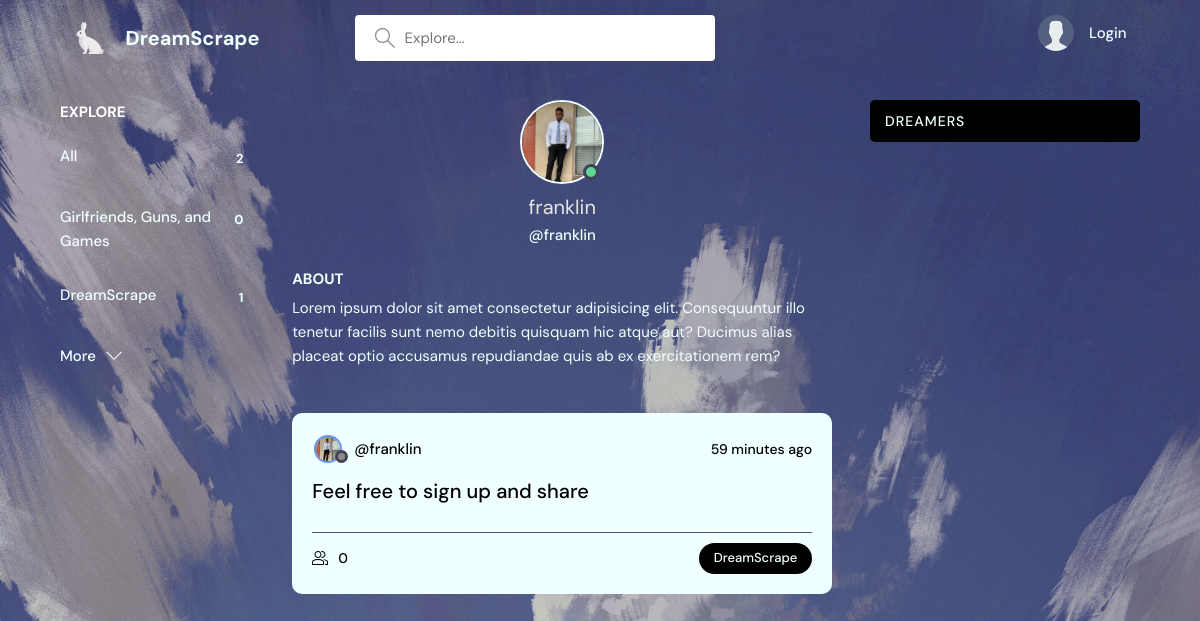
Page /profile/1/ on the committed database.
### dreams/models.py (models this page shows, shortened)
class Topic(models.Model):
    name = models.CharField(max_length = 200)

class User(AbstractUser):
        name = models.CharField(max_length = 200, null = True)
        email = models.EmailField(unique = True, null = True)
        bio = models.TextField(null = True)
        avatar = models.ImageField(null = True, default = "avatar.svg")
        USERNAME_FIELD = 'email'
        REQUIRED_FIELDS = []

class Room(models.Model):
    host = models.ForeignKey(User, on_delete = models.SET_NULL, null = True)
    topic = models.ForeignKey(Topic, on_delete = models.SET_NULL, null = True)
    name = models.CharField(max_length = 200)
    description = models.TextField(null = True, blank = True)
    participants = models.ManyToManyField(User, related_name = 'partcipants', blank = True)
    updated = models.DateTimeField(auto_now = True)
    created = models.DateTimeField(auto_now_add = True)
    class Meta:
        ordering = ['-updated', '-created']

### dreams/views.py (the view)
# urls.py: path('profile/<str:pk>/', views.userProfile, name ='user-profile'),
def userProfile(request, pk):
    user = User.objects.get(id=pk)
    rooms = user.room_set.all()
    room_messages = user.message_set.all()
    topics = Topic.objects.all()
    context = {'user': user, 'rooms': rooms, 'room_messages': room_messages, 'topics': topics}
    return render(request, 'dreams/profile.html', context)

### dreams/templates/dreams/profile.html (shortened to what this page needs)
{% extends 'dreams/main.html' %}
{% load static %}
{% block content %}
  <main class="profile-page layout layout--3">
    <div class="container">
			{% include 'dreams/topics_component.html' %}
      <div class="roomList">
        <div class="profile">
          <div class="profile__avatar">
            <div class="avatar avatar--large active">
		    <img src={{ user.avatar.url }} />
            </div>
          </div>
          <div class="profile__info">
	    <h3>{{ user.username }}</h3>
	    <p>@{{ user.username }}</p>
          </div>
          <div class="profile__about">
            <h3>About</h3>
            <p>
              Lorem ipsum dolor sit amet consectetur adipisicing elit. Consequuntur illo tenetur
              facilis sunt nemo debitis quisquam hic atque aut? Ducimus alias placeat optio
              accusamus repudiandae quis ab ex exercitationem rem?
            </p>
          </div>
        </div>
				{% include 'dreams/feed_component.html' %}
      </div>
			{% include 'dreams/activity_component.html' %}
    </div>
  </main>
	{% endblock content %}

### dreams/templates/dreams/main.html (shortened to what this page needs)
{% load static %}
<!DOCTYPE html>
<html lang="en">
  <head>
		<link rel="stylesheet" href="{% static 'dreams/css/style.css' %}" />
  </head>
	<body id="bg"style="background-image:url('{% static "dreams/img/main-img.jpg" %}'); background-repeat:no-repeat; background-size:cover;">
    {% include 'dreams/navbar.html' %}
    {% block content %}
    {% endblock content %}
  </body>
</html>

### dreams/templates/dreams/navbar.html (shortened to what this page needs)
{% load static %}
    <header class="header header--loggedIn">
      <div class="container">
				<a href="{% url 'dreams:home' %}" class="header__logo">
					<img src="{% static 'dreams/img/rabbit.png' %}"/>
          <h1>DreamScrape</h1>
        </a>
				<form class="header__search" method='GET' action="{% url 'dreams:home' %}">
          <label style='background-color:white'>
            <input style='color:black'name='q' placeholder="Explore..." />
          </label>
        </form>
        <nav class="header__menu">
					{% if request.user.is_authenticated %}
          <div class="header__user">
		  <a href="{% url 'dreams:user-profile' user.id %}">
              <div class="avatar avatar--medium active">
		      <img src="{{ request.user.avatar.url }}" />
              </div>
							<p>{{ request.user.username }} <span>@{{ request.user.username }}</span></p>
            </a>
            <button class="dropdown-button">
              <svg version="1.1" xmlns="http://www.w3.org/2000/svg" width="32" height="32" viewBox="0 0 32 32">
                <title>chevron-down</title>
                <path d="M16 21l-13-13h-3l16 16 16-16h-3l-13 13z"></path>
              </svg>
            </button>
          </div>
         	{% else %}
					<a href="{% url 'dreams:login' %}">
						<img src="{% static 'dreams/img/avatar.svg' %}" />
            <p>Login</p>
          </a>
					{% endif %}
        </nav>
      </div>
    </header>

### dreams/templates/dreams/topics_component.html
<div class="topics">
	<div class="topics__header">
		<h2>Explore</h2>
	</div>
	<ul class="topics__list">
		<li>
			<a href="{% url 'dreams:home' %}" class="active">All <span>{{ topics.count }}</span></a>
		</li>
			{% for topic in topics %}
			<li>
			<a href="{% url 'dreams:home' %}?q={{ topic.name }}">{{ topic.name }}<span>{{ topic.room_set.all.count }}</span></a>
			</li>
		  {% endfor %}
	</ul>
	<a class="btn btn--link" href="{% url 'dreams:topics' %}">
		More
		<svg version="1.1" xmlns="http://www.w3.org/2000/svg" width="32" height="32" viewBox="0 0 32 32">
			<title>chevron-down</title>
			<path d="M16 21l-13-13h-3l16 16 16-16h-3l-13 13z"></path>
		</svg>
	</a>
</div>

### dreams/templates/dreams/feed_component.html
{% for room in rooms %}
			<div class="roomListRoom">
				<div class="roomListRoom__header">
					<a href="{% url 'dreams:user-profile' room.host.id %}" class="roomListRoom__author">
						<div class="avatar avatar--small">
							<img src="{{ room.host.avatar.url }}" />
						</div>
						<span>@{{ room.host.username }}</span>
					</a>
					<div class="roomListRoom__actions">
						<span>{{ room.created|timesince }} ago</span>
					</div>
				</div>
				<div class="roomListRoom__content">
					<a href="{% url 'dreams:room' room.id %}">{{ room.name }}</a>
				</div>
				<div class="roomListRoom__meta">
					<a href="{% url 'dreams:room' room.id%}" class="roomListRoom__joined">
						<svg version="1.1" xmlns="http://www.w3.org/2000/svg" width="32" height="32" viewBox="0 0 32 32">
							<title>{{ room.topic.name }}</title>
							<path
								d="M30.539 20.766c-2.69-1.547-5.75-2.427-8.92-2.662 0.649 0.291 1.303 0.575 1.918 0.928 0.715 0.412 1.288 1.005 1.71 1.694 1.507 0.419 2.956 1.003 4.298 1.774 0.281 0.162 0.456 0.487 0.456 0.85v4.65h-4v2h5c0.553 0 1-0.447 1-1v-5.65c0-1.077-0.56-2.067-1.461-2.584z"
							></path>
							<path
								d="M22.539 20.766c-6.295-3.619-14.783-3.619-21.078 0-0.901 0.519-1.461 1.508-1.461 2.584v5.65c0 0.553 0.447 1 1 1h22c0.553 0 1-0.447 1-1v-5.651c0-1.075-0.56-2.064-1.461-2.583zM22 28h-20v-4.65c0-0.362 0.175-0.688 0.457-0.85 5.691-3.271 13.394-3.271 19.086 0 0.282 0.162 0.457 0.487 0.457 0.849v4.651z"
							></path>
							<path
								d="M19.502 4.047c0.166-0.017 0.33-0.047 0.498-0.047 2.757 0 5 2.243 5 5s-2.243 5-5 5c-0.168 0-0.332-0.030-0.498-0.047-0.424 0.641-0.944 1.204-1.513 1.716 0.651 0.201 1.323 0.331 2.011 0.331 3.859 0 7-3.141 7-7s-3.141-7-7-7c-0.688 0-1.36 0.131-2.011 0.331 0.57 0.512 1.089 1.075 1.513 1.716z"
							></path>
							<path
								d="M12 16c3.859 0 7-3.141 7-7s-3.141-7-7-7c-3.859 0-7 3.141-7 7s3.141 7 7 7zM12 4c2.757 0 5 2.243 5 5s-2.243 5-5 5-5-2.243-5-5c0-2.757 2.243-5 5-5z"
							></path>
						</svg>
						{{ room.participants.all.count }}
					</a>
					<p class="roomListRoom__topic">{{ room.topic.name }}</p>
				</div>
			</div>
{% endfor %}

### dreams/templates/dreams/activity_component.html (shortened to what this page needs)
        <div class="activities">
          <div class="activities__header">
            <h2>Dreamers</h2>
          </div>
        </div>

### rows in the picture
Topic: name "Girlfriends, Guns, and Games", room_set.all.count "0"
Topic: name "DreamScrape", room_set.all.count "1"
User: avatar (picture), username "franklin"
Room: host.avatar (picture), host.username "franklin", created "59 minutes", name "Feel free to sign up and share", participants.all.count "0", topic.name "DreamScrape"

### other values in the picture
{{ topics.count }} "2"
